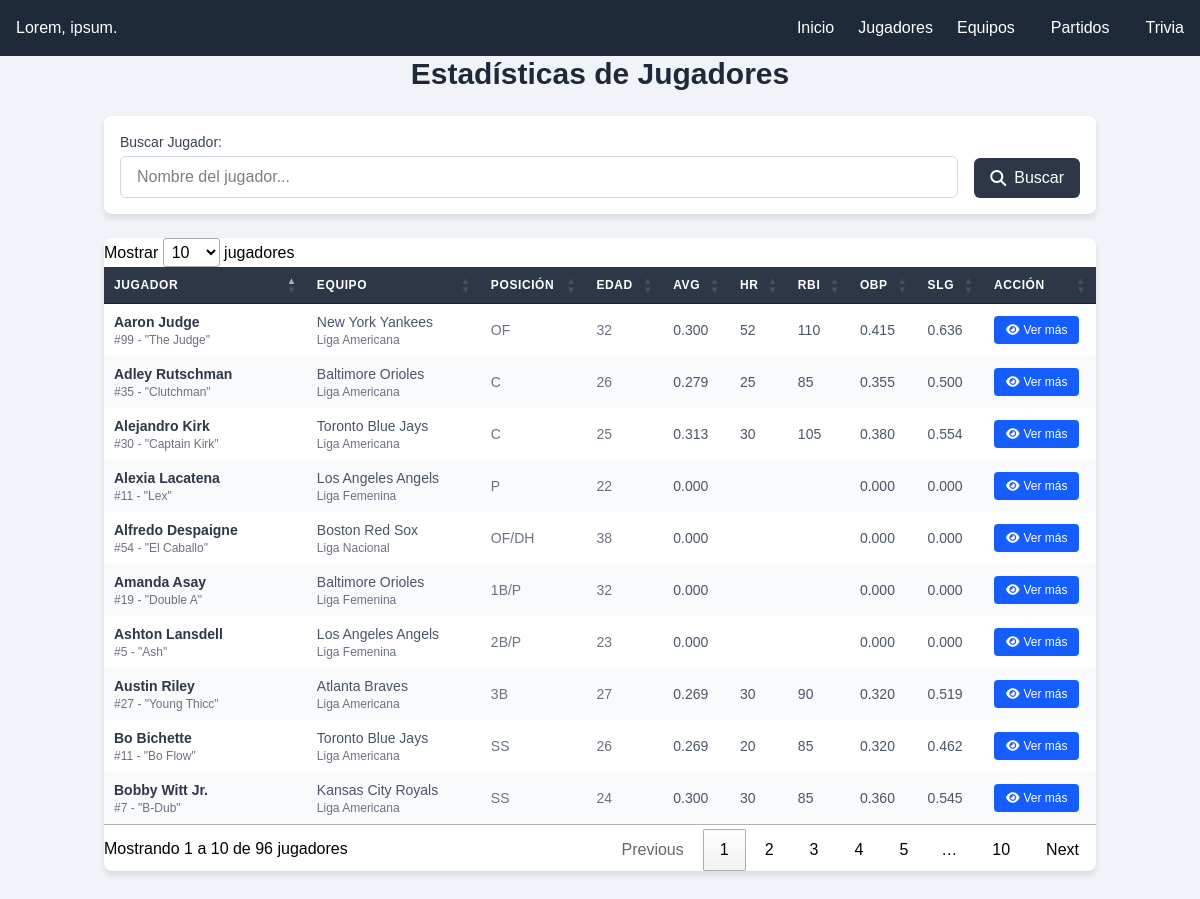
The app's page /jugadores.php with its own data.
### tables this page shows
CREATE TABLE `jugadores` (
  `id_del_jugador` int(11) NOT NULL,
  `nombre_del_jugador` varchar(100) NOT NULL,
  `edad_del_jugador` int(11) DEFAULT NULL,
  `numero_del_jugador` int(11) DEFAULT NULL,
  `id_del_equipo` int(11) DEFAULT NULL,
  `id_de_la_liga` int(11) DEFAULT NULL,
  `debut_del_jugador` date DEFAULT NULL,
  `genero_del_jugador` enum('M','F','Otro') DEFAULT NULL,
  `estatura_de_jugador` decimal(5,2) DEFAULT NULL,
  `peso_del_jugador` decimal(5,2) DEFAULT NULL,
  `fecha_nacimiento` date DEFAULT NULL,
  `posicion_del_jugador` varchar(50) DEFAULT NULL,
  `mano_dominante_del_jugador` enum('Derecho','Izquierdo','Ambidiestro') DEFAULT NULL,
  `apodo_del_jugador` varchar(100) DEFAULT NULL,
  `año_draft` year(4) DEFAULT NULL,
  `lugar_de_nacimiento` int(11) DEFAULT 0
);

CREATE TABLE `equipos` (
  `id_del_equipo` int(11) NOT NULL,
  `nombre_del_equipo` varchar(100) NOT NULL,
  `abreviacion_del_equipo` varchar(10) NOT NULL,
  `id_de_la_liga` int(11) NOT NULL,
  `ubicacion_de_origen_del_equipo` varchar(100) DEFAULT NULL,
  `fecha_del_primer_juego_del_equipo` date DEFAULT NULL,
  `juegos_ganados` int(11) DEFAULT 0,
  `juegos_perdidos` int(11) DEFAULT 0,
  `campeonato_ganados` int(11) DEFAULT 0,
  `ciudad_del_equipo` varchar(100) DEFAULT NULL
);

CREATE TABLE `ligas` (
  `id_de_la_liga` int(11) NOT NULL,
  `nombre_de_la_liga` varchar(100) NOT NULL,
  `id_equipo` int(11) DEFAULT NULL,
  `id_jugador` int(11) DEFAULT NULL
);

CREATE TABLE `estadisticas_jugadores` (
  `id_estadistica` int(11) NOT NULL,
  `id_del_jugador` int(11) NOT NULL,
  `juegos_jugados` int(11) DEFAULT 0,
  `turnos_al_bate` int(11) DEFAULT 0,
  `carreras` int(11) DEFAULT 0,
  `hits` int(11) DEFAULT 0,
  `total_de_bases` int(11) DEFAULT 0,
  `dobles` int(11) DEFAULT 0,
  `triples` int(11) DEFAULT 0,
  `home_runs` int(11) DEFAULT 0,
  `carreas_impulsadas` int(11) DEFAULT 0,
  `bases_por_bola` int(11) DEFAULT 0,
  `pase_internacional` int(11) DEFAULT 0,
  `ponches` int(11) DEFAULT 0,
  `bases_robadas` int(11) DEFAULT 0,
  `atrapado_robando_base` int(11) DEFAULT 0,
  `promedio_de_bateo` decimal(4,3) DEFAULT 0.000,
  `promedio_de_enbasase` decimal(4,3) DEFAULT 0.000,
  `promedio_de_slugging` decimal(4,3) DEFAULT 0.000,
  `rollings_y_flyout` int(11) DEFAULT 0
);

### jugadores.php (the view, shortened to what this page needs)
<!DOCTYPE html>
<html lang="es">
<head>
    <script src="https://cdn.jsdelivr.net/npm/@tailwindcss/browser@4"></script>
    <link rel="stylesheet" href="https://cdnjs.cloudflare.com/ajax/libs/font-awesome/6.4.0/css/all.min.css">
    <link rel="stylesheet" href="https://cdn.datatables.net/1.13.6/css/jquery.dataTables.min.css">
    <link rel="stylesheet" href="https://code.jquery.com/ui/1.13.2/themes/base/jquery-ui.css">
</head>
<body class="min-h-screen">
    <nav id="navShadow" class="flex justify-between bg-gray-800 text-white p-4">
        <div>
            <h1>Lorem, ipsum.</h1>
        </div>
        <div>
            <ul class="flex gap-6">
                <li><a href="index.php" class="boton">Inicio</a></li>
                <li><a href="jugadores.php" class="boton">Jugadores</a></li>
                <li><a href="equipos.php" class="boton">Equipos</a></li>
                <li><a href="partidos.php" class="nav-link px-3 py-2 rounded hover:bg-gray-700">Partidos</a></li>
                <li><a href="trivia.php" class="boton">Trivia</a></li>
            </ul>
        </div>
    </nav>
    <main class="container mx-auto px-4 pb-8">
        <h2 class="text-3xl font-bold mb-6 text-center text-gray-800">Estadísticas de Jugadores</h2>
        <div class="search-container p-4 mb-6">
            <form method="GET" action="" class="flex flex-col md:flex-row gap-4 items-end">
                <div class="flex-grow">
                    <label for="search" class="block text-sm font-medium text-gray-700 mb-1">Buscar Jugador:</label>
                    <input type="text" id="search" name="search" placeholder="Nombre del jugador..."
                        class="w-full px-4 py-2 border border-gray-300 rounded-md focus:outline-none focus:ring-2 focus:ring-blue-500"
                        value="<?php echo isset($_GET['search']) ? htmlspecialchars($_GET['search']) : ''; ?>">
                </div>
                <div class="flex gap-2">
                    <button type="submit" class="btn-search px-4 py-2 rounded-md flex items-center justify-center">
                        <i class="fas fa-search mr-2"></i> Buscar
                    </button>
                </div>
            </form>
        </div>
        <?php
        $servername = "localhost";
        $username = "root";
        $password = "";
        $dbname = "baseball_db";
        $conn = new mysqli($servername, $username, $password, $dbname);
        $sql = "SELECT j.*, e.nombre_del_equipo, l.nombre_de_la_liga,ej.*
                    FROM jugadores j
                    LEFT JOIN equipos e ON j.id_del_equipo = e.id_del_equipo
                    LEFT JOIN ligas l ON j.id_de_la_liga = l.id_de_la_liga
                    LEFT JOIN estadisticas_jugadores ej ON j.id_del_jugador = ej.id_del_jugador";
        $result = $conn->query($sql);
        ?>
        <div class="player-table overflow-x-auto">
            <?php if ($result && $result->num_rows > 0): ?>
                <table id="tabla-jugadores" class="min-w-full divide-y divide-gray-200">
                    <thead>
                        <tr>
                            <th class="px-6 py-3 text-left text-xs font-medium uppercase tracking-wider">Jugador</th>
                            <th class="px-6 py-3 text-left text-xs font-medium uppercase tracking-wider">Equipo</th>
                            <th class="px-6 py-3 text-left text-xs font-medium uppercase tracking-wider">Posición</th>
                            <th class="px-6 py-3 text-left text-xs font-medium uppercase tracking-wider">Edad</th>
                            <th class="px-6 py-3 text-left text-xs font-medium uppercase tracking-wider">AVG</th>
                            <th class="px-6 py-3 text-left text-xs font-medium uppercase tracking-wider">HR</th>
                            <th class="px-6 py-3 text-left text-xs font-medium uppercase tracking-wider">RBI</th>
                            <th class="px-6 py-3 text-left text-xs font-medium uppercase tracking-wider">OBP</th>
                            <th class="px-6 py-3 text-left text-xs font-medium uppercase tracking-wider">SLG</th>
                            <th class="px-6 py-3 text-left text-xs font-medium uppercase tracking-wider">Acción</th>
                        </tr>
                    </thead>
                    <tbody class="bg-white divide-y divide-gray-200">
                        <?php while ($row = $result->fetch_assoc()): ?>
                            <tr>
                                <td class="px-6 py-4 whitespace-nowrap">
                                    <div class="flex items-center">
                                        <div>
                                            <div class="player-name text-sm">
                                                <?php echo htmlspecialchars($row['nombre_del_jugador']); ?></div>
                                            <div class="text-xs text-gray-500">
                                                #<?php echo htmlspecialchars($row['numero_del_jugador']); ?>
                                                <?php if (!empty($row['apodo_del_jugador'])): ?>
                                                    - "<?php echo htmlspecialchars($row['apodo_del_jugador']); ?>"
                                                <?php endif; ?>
                                            </div>
                                        </div>
                                    </div>
                                </td>
                                <td class="px-6 py-4 whitespace-nowrap">
                                    <div class="team-name text-sm"><?php echo htmlspecialchars($row['nombre_del_equipo']); ?>
                                    </div>
                                    <div class="text-xs text-gray-500">
                                        <?php echo htmlspecialchars($row['nombre_de_la_liga']); ?></div>
                                </td>
                                <td class="px-6 py-4 whitespace-nowrap text-sm text-gray-500">
                                    <?php echo htmlspecialchars($row['posicion_del_jugador']); ?>
                                </td>
                                <td class="px-6 py-4 whitespace-nowrap text-sm text-gray-500">
                                    <?php echo htmlspecialchars($row['edad_del_jugador']); ?>
                                </td>
                                <td class="px-6 py-4 whitespace-nowrap player-stats text-sm">
                                    <?php echo number_format($row['promedio_de_bateo'], 3); ?>
                                </td>
                                <td class="px-6 py-4 whitespace-nowrap player-stats text-sm">
                                    <?php echo htmlspecialchars($row['home_runs']); ?>
                                </td>
                                <td class="px-6 py-4 whitespace-nowrap player-stats text-sm">
                                    <?php echo htmlspecialchars($row['carreas_impulsadas']); ?>
                                </td>
                                <td class="px-6 py-4 whitespace-nowrap player-stats text-sm">
                                    <?php echo number_format($row['promedio_de_enbasase'], 3); ?>
                                </td>
                                <td class="px-6 py-4 whitespace-nowrap player-stats text-sm">
                                    <?php echo number_format($row['promedio_de_slugging'], 3); ?>
                                </td>
                                <td class="px-6 py-4 whitespace-nowrap">
                                    <a href="jugador-detalle.php?id=<?= $row['id_del_jugador'] ?>"
                                        class="inline-flex items-center px-3 py-1.5 bg-blue-600 text-white text-xs font-medium rounded hover:bg-blue-700 transition-colors duration-300">
                                        <i class="fas fa-eye mr-1"></i> Ver más
                                    </a>
                                </td>
                            </tr>
                        <?php endwhile; ?>
                    </tbody>
                </table>
            <?php endif; ?>
        </div>
    </main>
</body>
</html>

### jugadores.php (style rules this page uses)
body { font-family: 'Arial', sans-serif; background-color: #f0f4f8; }
.player-name { cursor: grab; }
.search-container { background-color: white; border-radius: 0.5rem; box-shadow: 0 4px 6px rgba(0, 0, 0, 0.1); }
.player-table { background-color: white; border-radius: 0.5rem; box-shadow: 0 4px 6px rgba(0, 0, 0, 0.1); }
.player-table th { background-color: #2d3748; color: white; }
.player-table tr:nth-child(even) { background-color: #f8fafc; }
.btn-search { background-color: #2d3748; color: white; transition: all 0.3s; }
.player-stats { color: #4a5568; }
.player-name { color: #2d3748; font-weight: bold; }
.team-name { color: #4a5568; }
.boton { transition: 0.5s; }

### records on screen
jugadores: nombre_del_jugador "Aaron Judge", numero_del_jugador "99", apodo_del_jugador "The Judge", id_del_equipo.nombre_del_equipo "New York Yankees", id_de_la_liga.nombre_de_la_liga "Liga Americana", posicion_del_jugador "OF", edad_del_jugador "32", estadisticas_jugadores.promedio_de_bateo "0.300", estadisticas_jugadores.home_runs "52", estadisticas_jugadores.carreas_impulsadas "110", estadisticas_jugadores.promedio_de_enbasase "0.415", estadisticas_jugadores.promedio_de_slugging "0.636"
jugadores: nombre_del_jugador "Bobby Witt Jr.", numero_del_jugador "7", apodo_del_jugador "B-Dub", id_del_equipo.nombre_del_equipo "Kansas City Royals", id_de_la_liga.nombre_de_la_liga "Liga Americana", posicion_del_jugador "SS", edad_del_jugador "24", estadisticas_jugadores.promedio_de_bateo "0.300", estadisticas_jugadores.home_runs "30", estadisticas_jugadores.carreas_impulsadas "85", estadisticas_jugadores.promedio_de_enbasase "0.360", estadisticas_jugadores.promedio_de_slugging "0.545"
jugadores: nombre_del_jugador "Adley Rutschman", numero_del_jugador "35", apodo_del_jugador "Clutchman", id_del_equipo.nombre_del_equipo "Baltimore Orioles", id_de_la_liga.nombre_de_la_liga "Liga Americana", posicion_del_jugador "C", edad_del_jugador "26", estadisticas_jugadores.promedio_de_bateo "0.279", estadisticas_jugadores.home_runs "25", estadisticas_jugadores.carreas_impulsadas "85", estadisticas_jugadores.promedio_de_enbasase "0.355", estadisticas_jugadores.promedio_de_slugging "0.500"
jugadores: nombre_del_jugador "Austin Riley", numero_del_jugador "27", apodo_del_jugador "Young Thicc", id_del_equipo.nombre_del_equipo "Atlanta Braves", id_de_la_liga.nombre_de_la_liga "Liga Americana", posicion_del_jugador "3B", edad_del_jugador "27", estadisticas_jugadores.promedio_de_bateo "0.269", estadisticas_jugadores.home_runs "30", estadisticas_jugadores.carreas_impulsadas "90", estadisticas_jugadores.promedio_de_enbasase "0.320", estadisticas_jugadores.promedio_de_slugging "0.519"
jugadores: nombre_del_jugador "Bo Bichette", numero_del_jugador "11", apodo_del_jugador "Bo Flow", id_del_equipo.nombre_del_equipo "Toronto Blue Jays", id_de_la_liga.nombre_de_la_liga "Liga Americana", posicion_del_jugador "SS", edad_del_jugador "26", estadisticas_jugadores.promedio_de_bateo "0.269", estadisticas_jugadores.home_runs "20", estadisticas_jugadores.carreas_impulsadas "85", estadisticas_jugadores.promedio_de_enbasase "0.320", estadisticas_jugadores.promedio_de_slugging "0.462"
jugadores: nombre_del_jugador "Alejandro Kirk", numero_del_jugador "30", apodo_del_jugador "Captain Kirk", id_del_equipo.nombre_del_equipo "Toronto Blue Jays", id_de_la_liga.nombre_de_la_liga "Liga Americana", posicion_del_jugador "C", edad_del_jugador "25", estadisticas_jugadores.promedio_de_bateo "0.313", estadisticas_jugadores.home_runs "30", estadisticas_jugadores.carreas_impulsadas "105", estadisticas_jugadores.promedio_de_enbasase "0.380", estadisticas_jugadores.promedio_de_slugging "0.554"
jugadores: nombre_del_jugador "Alfredo Despaigne", numero_del_jugador "54", apodo_del_jugador "El Caballo", id_del_equipo.nombre_del_equipo "Boston Red Sox", id_de_la_liga.nombre_de_la_liga "Liga Nacional", posicion_del_jugador "OF/DH", edad_del_jugador "38", promedio_de_bateo "0.000", promedio_de_enbasase "0.000", promedio_de_slugging "0.000"
jugadores: nombre_del_jugador "Alexia Lacatena", numero_del_jugador "11", apodo_del_jugador "Lex", id_del_equipo.nombre_del_equipo "Los Angeles Angels", id_de_la_liga.nombre_de_la_liga "Liga Femenina", posicion_del_jugador "P", edad_del_jugador "22", promedio_de_bateo "0.000", promedio_de_enbasase "0.000", promedio_de_slugging "0.000"
jugadores: nombre_del_jugador "Ashton Lansdell", numero_del_jugador "5", apodo_del_jugador "Ash", id_del_equipo.nombre_del_equipo "Los Angeles Angels", id_de_la_liga.nombre_de_la_liga "Liga Femenina", posicion_del_jugador "2B/P", edad_del_jugador "23", promedio_de_bateo "0.000", promedio_de_enbasase "0.000", promedio_de_slugging "0.000"
jugadores: nombre_del_jugador "Amanda Asay", numero_del_jugador "19", apodo_del_jugador "Double A", id_del_equipo.nombre_del_equipo "Baltimore Orioles", id_de_la_liga.nombre_de_la_liga "Liga Femenina", posicion_del_jugador "1B/P", edad_del_jugador "32", promedio_de_bateo "0.000", promedio_de_enbasase "0.000", promedio_de_slugging "0.000"
